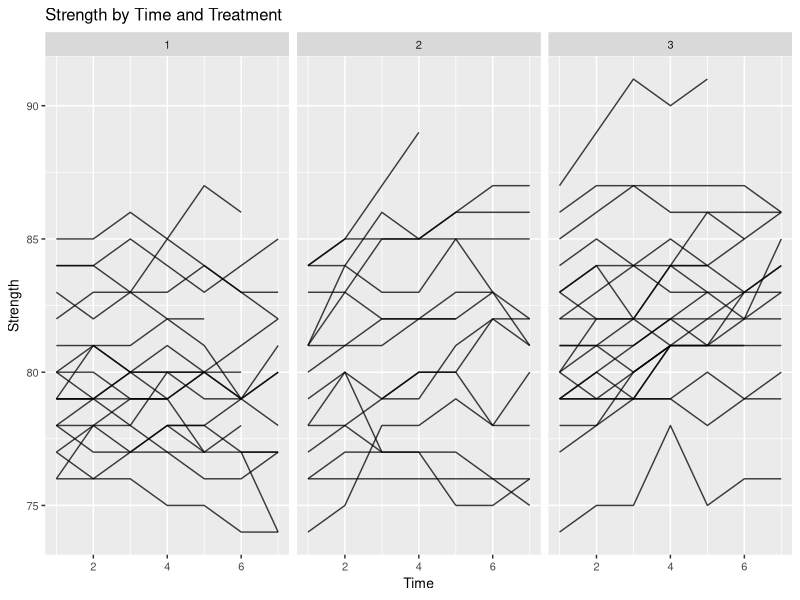
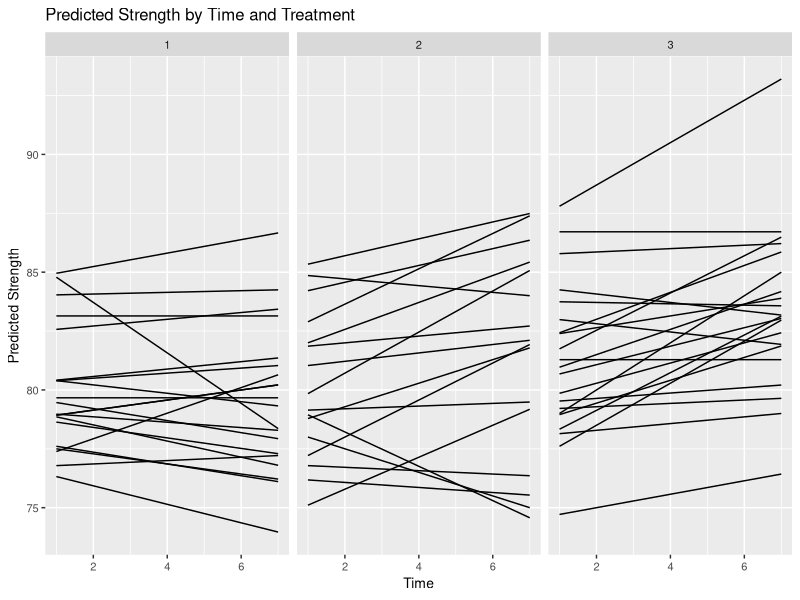
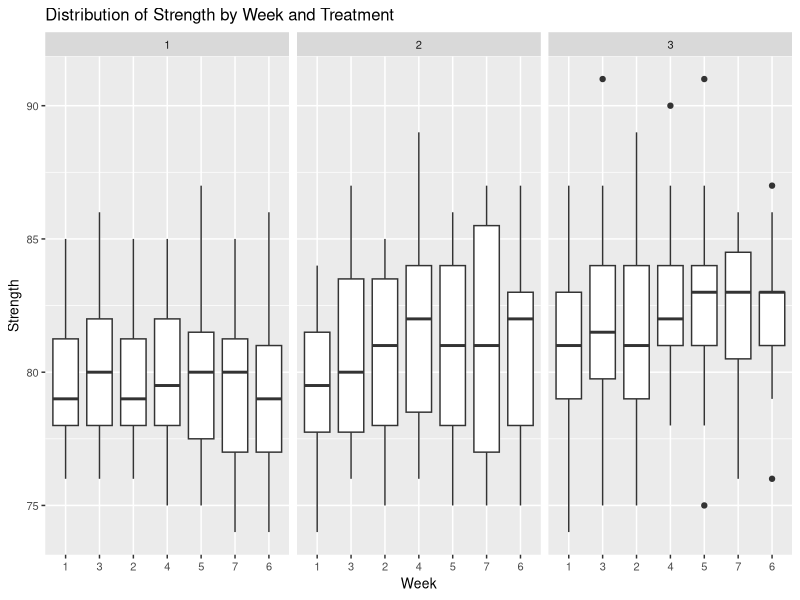

Generate these figures, in order, with R:
## ---- chunk 1
library(ggplot2)
options(warn=-1)
df = read.csv("../data/strength.csv", stringsAsFactors=F, header=T)
df$tx = as.factor(df$tx)

ggplot(df, aes(x=time, y=y, group=as.factor(id))) + 
  geom_line(alpha=0.75) + facet_wrap(~tx) + 
  theme(text = element_text(size=10)) +
  xlab("Time") + ylab("Strength") +
  ggtitle("Strength by Time and Treatment")
## ---- chunk 2
reg_pred = function(data, x) {
  m = lm(y ~ time, data = df[df$id == x,])
  p = predict(m, df[df$id == x,])
  return(p)
}

df$pred = unlist(lapply(unique(df$id), function(x) reg_pred(data, x)))

ggplot(df, aes(x=time, y=pred, group=as.factor(id))) + 
  geom_line() + facet_wrap(~tx) + 
  theme(text = element_text(size=10)) +
  xlab("Time") + ylab("Predicted Strength") + 
  ggtitle("Predicted Strength by Time and Treatment") 
## ---- chunk 3
ggplot(df, aes(x = reorder(as.factor(time), y, FUN=median, na.rm=T), y = y)) + 
  geom_boxplot() + facet_grid(.~tx, space="free", scales="free") +
  theme(text = element_text(size=10)) +
  xlab("Week") + ylab("Strength") +
  ggtitle("Distribution of Strength by Week and Treatment")
## ---- chunk 4
reg_slope = function(data, x) {
  m = lm(y ~ time, data = df[df$id == x,])
  return(m$coeff[2])
}

slopes = unlist(sapply(unique(df$id), function(x) reg_slope(data, x)))
df_slopes = df[!duplicated(df[,c("id","tx")]), c("id","tx")]
df_slopes$slopes = slopes
tx2 = df_slopes[df_slopes$tx == 2,]
tx3 = df_slopes[df_slopes$tx == 3,]
t.test(tx2$slopes, tx3$slopes, paired = FALSE)
## ---- chunk 5
library(sandwich)
library(lmtest)

# naive model
naive_model = lm(y ~ tx + time, data = df)
summary(naive_model)$coef
# This is the default method for robust SE in Stata per:
# https://stats.stackexchange.com/questions/117052/replicating-statas-robust-option-in-r
coeftest(naive_model, vcov = vcovHC(naive_model, "HC1"))

# longitudinal model
df$timediff = df$time - 1
longitudinal_model = lm(y ~ tx + time + timediff, data = df)
summary(longitudinal_model)$coef
# robust SE
coeftest(longitudinal_model, vcov = vcovHC(longitudinal_model, "HC1"))
